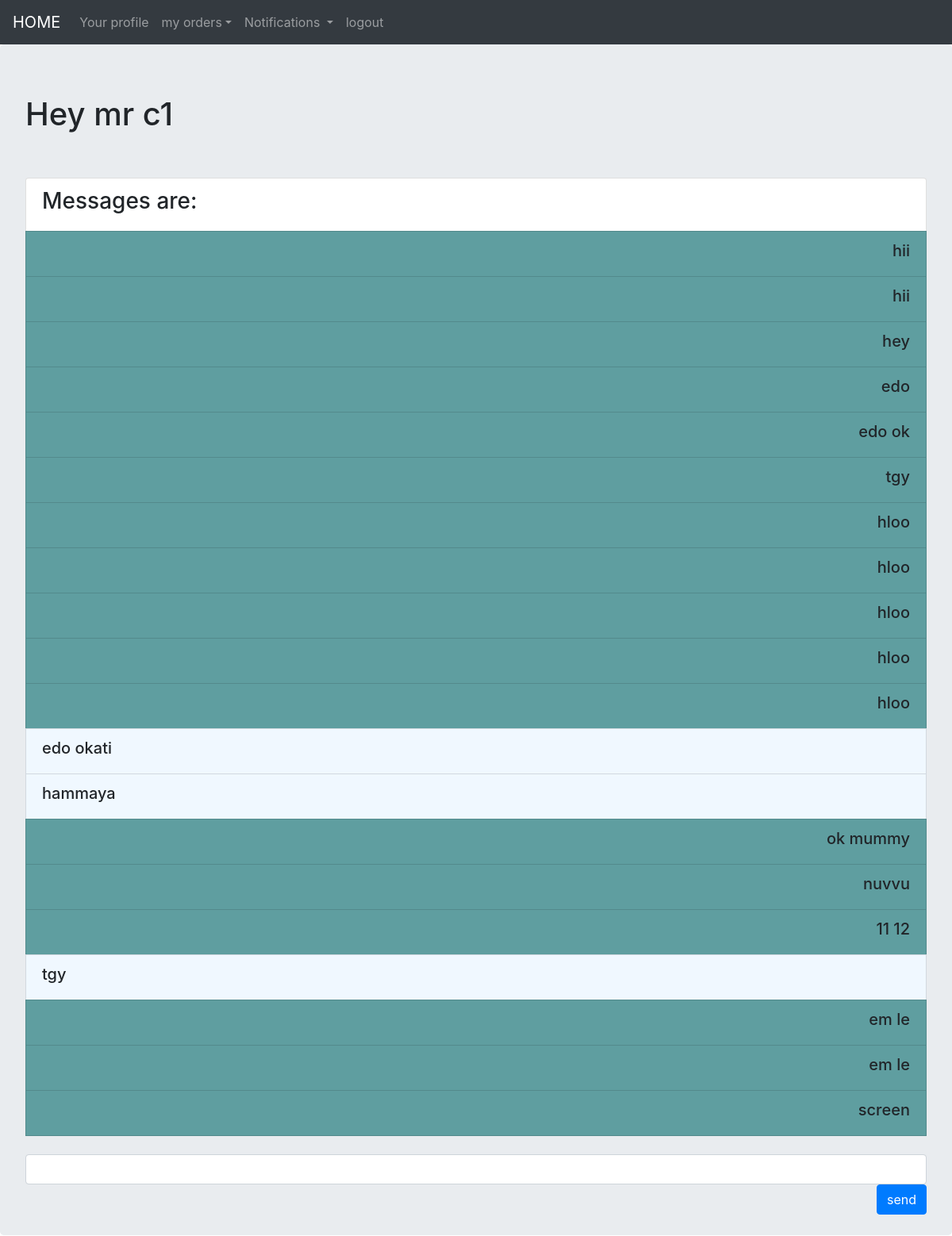
The app's page /customer/chat/6/ (signed in) with its own data.
### app1/models.py (models this page shows, shortened)
class User(AbstractUser):
    phone_number=models.PositiveIntegerField(default=0)
    is_customer=models.BooleanField(default=False)
    is_broker=models.BooleanField(default=False)
    picture=models.ImageField(upload_to='profile_pics',blank=True)

class Message(models.Model):
    customer=models.ForeignKey(Customer,on_delete=models.CASCADE,related_name="customer_message")
    broker=models.ForeignKey(Broker,on_delete=models.CASCADE,related_name="broker_message")
    message = models.CharField(max_length=1200)
    timestamp = models.DateTimeField()
    flag=models.BooleanField()
    is_brokerread = models.BooleanField(default=False)
    is_customerread = models.BooleanField(default=False)
    class Meta:
        ordering = ('timestamp',)

### app1/views.py (the view, shortened to what this page needs)
# urls.py: path('customer/chat/<int:pk>/',customerchat,name="customer_chat"),
@iscustomer
def customerchat(request,pk):
    presentcustomer=Customer.objects.get(user=request.user)
    presentbroker=Broker.objects.get(pk=pk)
    unreadmessages=Message.objects.filter(customer__user=request.user,is_customerread=False)
    unreadconnections=connection.objects.filter(customer__user=request.user,is_customerread=False)
    messages=Message.objects.filter(customer=presentcustomer,broker=presentbroker).order_by("-timestamp")[::-1]
    Message.objects.filter(customer=presentcustomer,broker=presentbroker).update(is_customerread=True)
    context={
        "messages":messages,
        "msize":len(messages),
        "unreadmessages":unreadmessages,
        "unreadconnections":unreadconnections,
        "tl":len(unreadconnections)+len(unreadmessages)
    }
    return render(request,"customer/chat.html",context)

### app1/views.py (called while the page is built)
def customerauth(user):
    if user.id is not None:
        return user.is_customer and user.is_authenticated
    return False

### templates/customer/chat.html (shortened to what this page needs)
{% extends "base.html" %}
{% load static %}
{% block content %}
  <div class="jumbotron">
    <h1> Hey  mr {{user.username}}</h1>
    <br>
    <br>
    {% if msize %}
      <ul class="list-group">
        <li class="list-group-item"><h3>Messages are:</h3></li>
        {% for o in messages %}
          {% if o.flag %}
          <li class="list-group-item" style="background-color: cadetblue; text-align:right">
            <h5>{{o.message}}</h5>
          </li>
          {% else %}
          <li class="list-group-item" style="background-color:aliceblue">
            <h5>{{o.message}}</h5>
          </li>
          {% endif %}
        {% endfor %}
        <br>
      </ul>
    {% endif %}
    <form action="" method="post">
      <input type="text" name="message" id="" class="form-control">
      <input type="submit" value="send" name="submit" class="btn btn-primary" style="float: right;">
    </form>
  </div>
  {% endblock content %}

### records on screen
User: username "c1"
Message: message "hii"
Message: message "hii"
Message: message "hey"
Message: message "edo"
Message: message "edo ok"
Message: message "tgy"
Message: message "hloo"
Message: message "hloo"
Message: message "hloo"
Message: message "hloo"
Message: message "hloo"
Message: message "edo okati"
Message: message "hammaya"
Message: message "ok mummy"
Message: message "nuvvu"
Message: message "11 12"
Message: message "tgy"
Message: message "em le"
Message: message "em le"
Message: message "screen"
